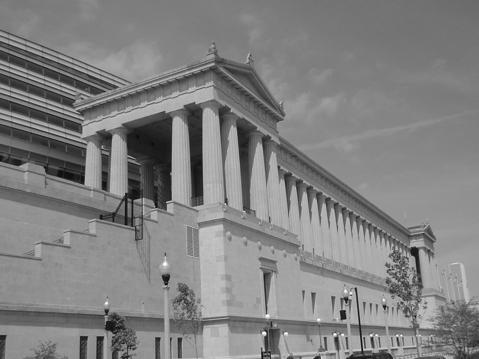
%> input picture HW1/original.jpg, 479 x 359 px
$ octave --eval "result = problem3;"   (GNU Octave 9; MATLAB toolbox functions it lacks are replaced by stand-ins)
%> lines starting %> are read from the running program, lines starting %| are printed output that depends on the picture
% Cem Güleç - 150117828

function PSNR = problem3()

    % step 1
    % importing original image and converting it from 'uint8' type to 'double' type
    % input  : original.jpg (359x479)
    % output : original.jpg with type 'double' (359x479)
    base_img = imread('C:\Users\Cem\Documents\GitHub\Multimedia-Workspace\HW1\original.jpg');
%> base_img is the input picture: size 359x479 uint8; min 2, max 255, mean 129
    original_img = im2double(base_img);


    % step 2: defining variables and filters
    MSE = 0;
    MAXl = 255;
    [N1, N2] = size(original_img);
%> N1 = 359; N2 = 479
    lowpass_filter = [1/9 1/9 1/9;...
                      1/9 1/9 1/9;...
                      1/9 1/9 1/9];

    convolve_filter = [0.25 0.5 0.25;...
                       0.5  1   0.5 ;...
                       0.25 0.5 0.25];

    % low-pass filtering the original image
    % output : filtered image (359x479)
    filtered_img = imfilter(original_img, lowpass_filter, 'replicate');


    % step 3: Obtaining the down-sampled image
    % In order to do this, removing the 2nd, 4th, all the way to the 358th row
    % Also removing the 2nd, 4th, all the way to the 478th column
    % input  : filtered image (359x479)
    % output : down sampled image (180x240)
    filtered_img(2:2:end, :) = [];
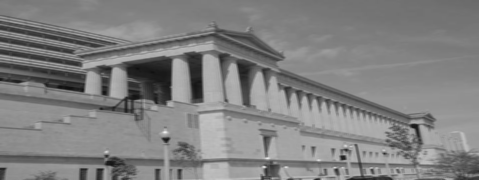
%> filtered_img: size 180x479 double; min 0.0614, max 0.935, mean 0.506
    filtered_img(:, 2:2:end) = [];
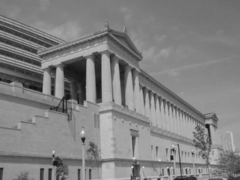
%> filtered_img: size 180x240 double; min 0.0614, max 0.935, mean 0.506
    downsampled_img = filtered_img(:,:);

    % step 4: Applying spatial domain processing
    % This step, up-samples this low resolution
    % image to the original resolution
    % input  : down sampled image (180x240)
    % output : spatial domain applied image (359x479)
    zero_inserted_img = zeros(size(original_img));

    for i = 1:N1
        for j = 1:N2
            if((mod(i,2) == 1) && (mod(j,2) == 1))
                x = cast((i+1)/2, 'uint8');
                y = cast((j+1)/2, 'uint8');
                zero_inserted_img(i,j) = downsampled_img(x, y);
            end
        end
    end
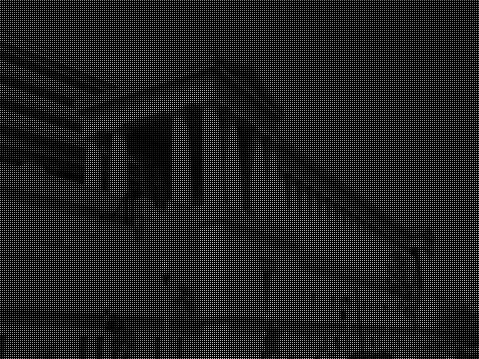
%> zero_inserted_img: size 359x479 double; min 0, max 0.935, mean 0.127
%> after the loop, x = 180; y = 240

    % step 5: Convolution application to have the up-sampled image
    % input  : spatial domain applied image (359x479)
    % output : up sampled image (359x479)
    upsampled_img = imfilter(zero_inserted_img, convolve_filter);

    % step 6: computing MSE and then PSNR values
    % Here, every corresponding index is multiplied by 255
    % in order to convert it into 'int' type
    for i = 1:N1
         for j= 1:N2
             MSE = MSE + (upsampled_img(i,j).*255 - original_img(i,j).*255).^2;
         end
     end
%> after the loop, MSE = 17020854.1

     MSE = MSE/(N1*N2);
%> MSE = 98.98

     PSNR = 10 * log10(MAXl^2 / MSE);
%> PSNR = 28.18

    fprintf('PSNR value= %.3f\n', PSNR);
%| PSNR value= 28.175
end
